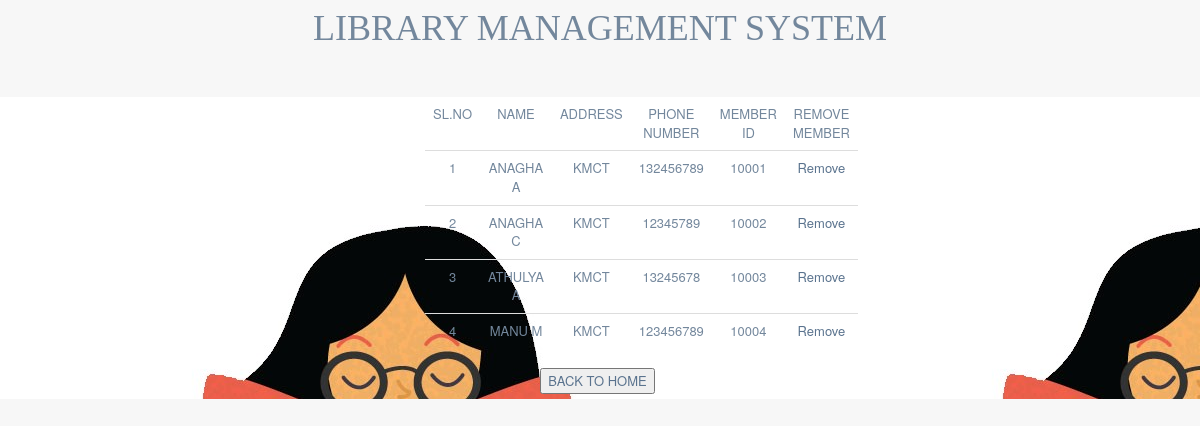
The app's page /showmembers.php with its own data.
### tables this page shows
CREATE TABLE `members` (
  `id` int(10) NOT NULL,
  `name` varchar(20) NOT NULL,
  `address` varchar(100) NOT NULL,
  `phoneno` varchar(11) NOT NULL,
  `memberid` int(10) NOT NULL
);

### showmembers.php (the view, shortened to what this page needs)
<!DOCTYPE html>
<html lang="en">
<head>
    <link href="css/bootstrap.min.css" rel="stylesheet">
    <link href="css/animate.min.css" rel="stylesheet">
    <link href="css/custom.min.css" rel="stylesheet">
</head>
<br>
<div class="col-lg-12 text-center ">
    <h1 style="font-family:Lucida Console">LIBRARY MANAGEMENT SYSTEM</h1>
</div>
<body class="login" style="margin-top: -20px;">
<br>
<br>
<div style="background-image: url('r.jpg');">
    <div class="login_wrapper">
            <table class="table text-center"  >
    <thead class="text-uppercase bg-dark">
      <tr class="text-white">
      <td > Sl.no   </td>
      <td >  NAME   </td>
      <td > ADDRESS </td>
      <td > PHONE NUMBER </td>
      <td > MEMBER ID </td>
      <td > REMOVE MEMBER  </td>
    </tr>
</thead>
    <tr>
      <?PHP
    include("connection.php");
    $query="SELECT * FROM `members` ;";
    $result=$db->query($query);
    if(mysqli_num_rows($result)>0)
    {
        $rowno=0;
    while($row = $result->fetch_assoc())
    {
            $rowno++;
    ?>
      <td><?php echo $rowno ?></td>
      <td><?php echo $row['name']?></td>
      <td><?php echo $row['address']?></td>
      <td><?php echo $row['phoneno']?></td>
      <td><?php echo $row['memberid']?></td>
      <td><div align="center"><a href="deletemember.php?id=<?php echo $row['id']?>">Remove</a></div></td>
    </tr>
    <?PHP }}?>
  </table>
    </div>
<center>
<button><a href="admin-home.php">BACK TO HOME</a></button>
</center>
</body>
</html>

### records on screen
members: name "ANAGHA A", address "KMCT", phoneno "132456789", memberid "10001"
members: name "ANAGHA C", address "KMCT", phoneno "12345789", memberid "10002"
members: name "ATHULYA A", address "KMCT", phoneno "13245678", memberid "10003"
members: name "MANU M", address "KMCT", phoneno "123456789", memberid "10004"
